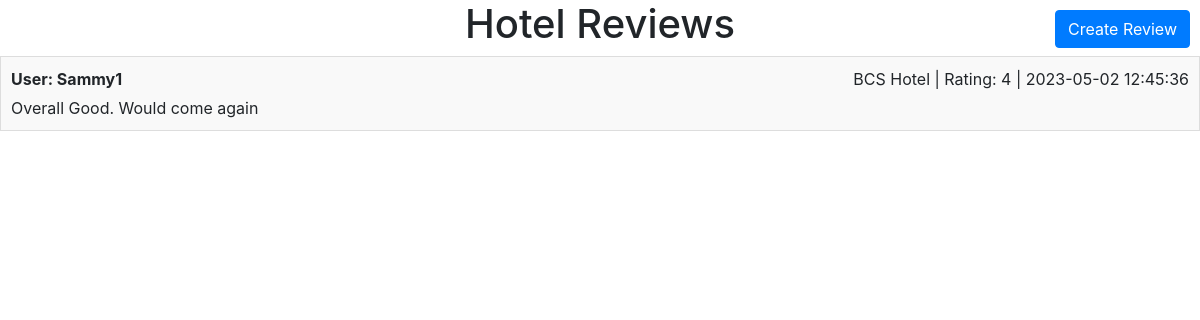
The page /website_files/reviews/hotel_reviews.php on the database as committed earlier.
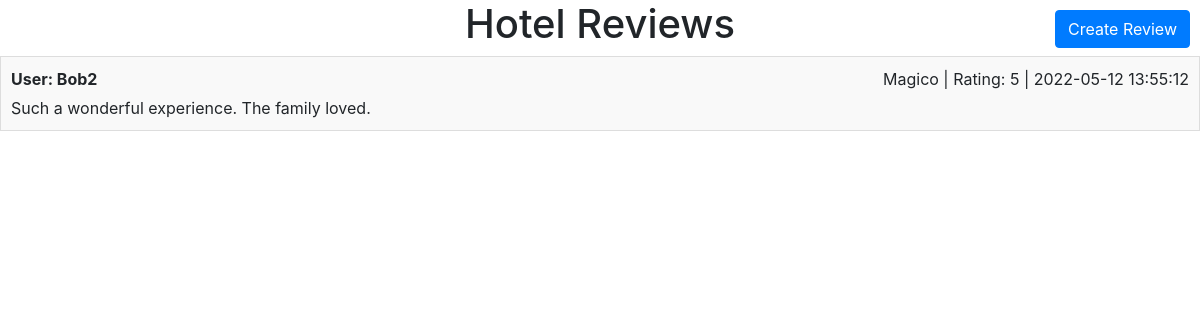
The same page on the database as committed later.
### tables this page shows
CREATE TABLE `reviews` (
  `Review_ID` int(10) UNSIGNED NOT NULL,
  `Hotel_ID` int(10) UNSIGNED NOT NULL,
  `User_ID` int(10) UNSIGNED NOT NULL,
  `Rating` int(2) UNSIGNED NOT NULL,
  `Description` varchar(300) NOT NULL,
  `Review_Date` datetime NOT NULL
);

CREATE TABLE `users` (
  `User_ID` int(10) UNSIGNED NOT NULL,
  `FName` varchar(45) NOT NULL,
  `LName` varchar(45) NOT NULL,
  `Phone_NO` int(10) NOT NULL,
  `Email` varchar(60) NOT NULL,
  `Username` varchar(45) NOT NULL,
  `Password` varchar(45) NOT NULL,
  `User_Type` varchar(30) NOT NULL
);

CREATE TABLE `hotel` (
  `Hotel_ID` int(10) UNSIGNED NOT NULL,
  `Hotel_Name` varchar(45) NOT NULL,
  `Hotel_City` varchar(45) NOT NULL,
  `Hotel_State` varchar(45) NOT NULL,
  `Hotel_Country` varchar(45) NOT NULL
);

### website_files/reviews/hotel_reviews.php (the view, shortened to what this page needs)
<?php include "../res/head.php"; ?>
<link rel="stylesheet" href="style.css">
<div>
  <h1 class="title">Hotel Reviews</h1>
    <?php
    $q = "SELECT * FROM Reviews ORDER BY Review_Date ASC";
    $data = $conn->query($q);
    if ($data->num_rows > 0) {
        while ($row = $data->fetch_assoc()) {
            echo "<div class='review'>";
            echo "<div class='review-header'>";
            $u_name_query = $conn->query("SELECT * FROM Users WHERE User_ID = $row[User_ID]");
            $u_name = $u_name_query->fetch_assoc();
            echo "<div class='user-id'>User: " . $u_name["Username"] . "</div>";
            $h_data_query = $conn->query("SELECT * FROM Hotel WHERE Hotel_ID = $row[Hotel_ID]");
            $h_data = $h_data_query->fetch_assoc();
            echo "<div class='hotel-info'>" . $h_data["Hotel_Name"] . " | Rating: " . $row["Rating"] . " | ". $row["Review_Date"] . "</div>";
            echo "</div>";
            echo "<div class='review-description'>" . $row["Description"] . "</div>";
            echo "</div>";
        }
    } else {
        echo "<tr><td colspan='2'>0 results</td></tr>";
    }
    ?>
  <div id = "review-button">
    <a href="create_review.php" class="btn btn-primary">Create Review</a>
  </div>
  </div>

### website_files/res/head.php (shortened to what this page needs)
<?php
$path = getcwd() . "/";
$path = str_replace('\\', '/', $path);
$path_parts = explode('/website_files/', $path);
$local_path = array_pop($path_parts);
$folder_depth = substr_count($local_path, "/");
$backup = "";
for ($i = 0; $i < $folder_depth; $i++) {
    $backup .= "../";
}
include $backup . "res/table_editor.php";
?>
<!doctype html>
<link rel="stylesheet" href="https://cdn.jsdelivr.net/npm/bootstrap@4.3.1/dist/css/bootstrap.min.css">
<link rel="stylesheet" href="<?php echo $backup . "res/main.css";?>" type="text/css">

### website_files/reviews/style.css (style rules this page uses)
#review-button { position: absolute; top: 10px; right: 10px; }
.title { text-align: center; }
.review { background-color: #f9f9f9; border: 1px solid #ddd; padding: 10px; margin-bottom: 10px; }
.review-header { display: flex; justify-content: space-between; margin-bottom: 5px; }
.user-id { font-weight: bold; }
.hotel-info { font-style: normal; }
.review-description { margin-top: 5px; }

Rows that differ between the two databases and show on the page:
removed reviews: users.Username "Sammy1", Hotel_ID.Hotel_Name "BCS Hotel", Rating "4", Review_Date "2023-05-02 12:45:36", Description "Overall Good. Would come again"
added reviews: users.Username "Bob2", Hotel_ID.Hotel_Name "Magico", Rating "5", Review_Date "2022-05-12 13:55:12", Description "Such a wonderful experience. The family loved."
